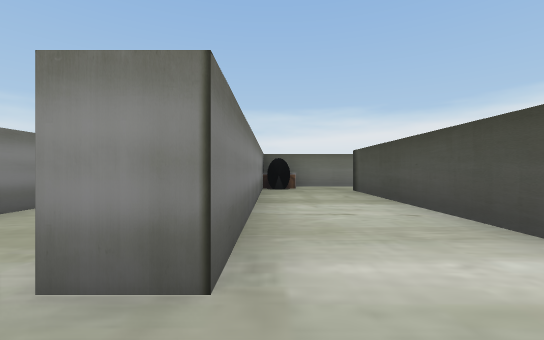
[1] (above)

13 first-person views from a walk through a scene from a Unity 3-D project. The camera is 0.51 m above the floor, looks level and sees 90° across. The floor is counted in squares, 1 m on a side. Each view is taken from the middle of a square. On the plan, view 1 faces up. The plan holds only what a view shows up to about 9 squares ahead; the rest is blank. The place goes on beyond the plan. The player character is not drawn.

[2]
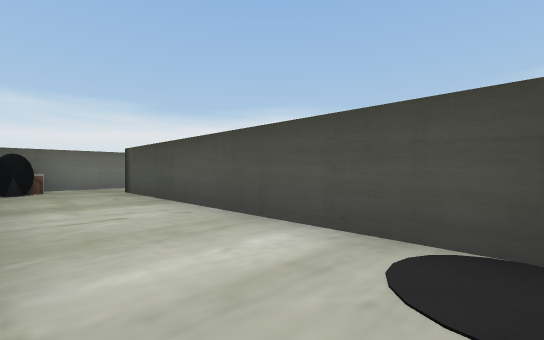

[3]
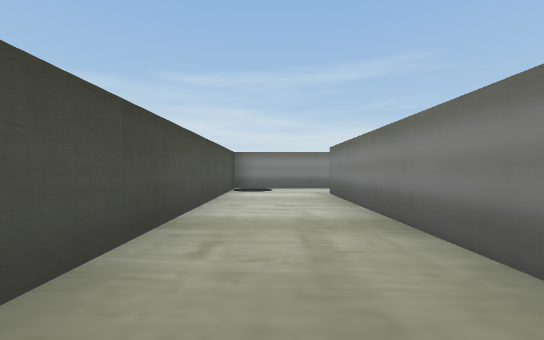

[4]
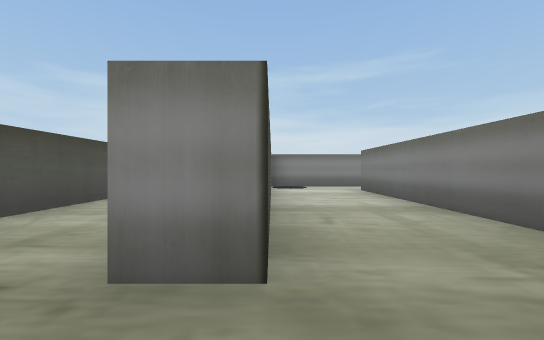

[5]
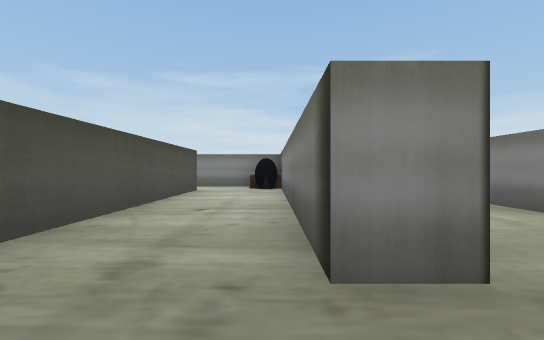

[6]
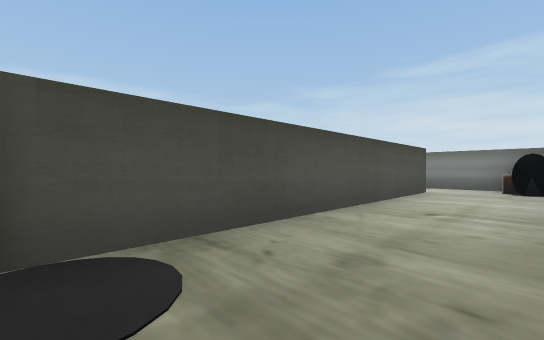

[7]
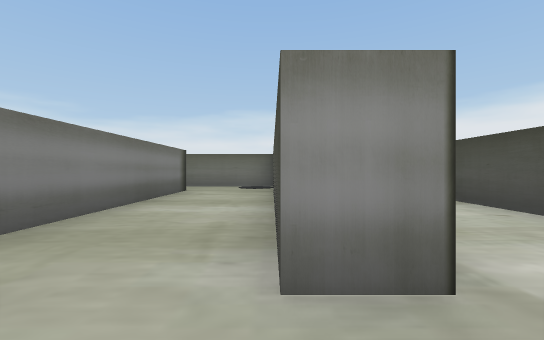

[8]
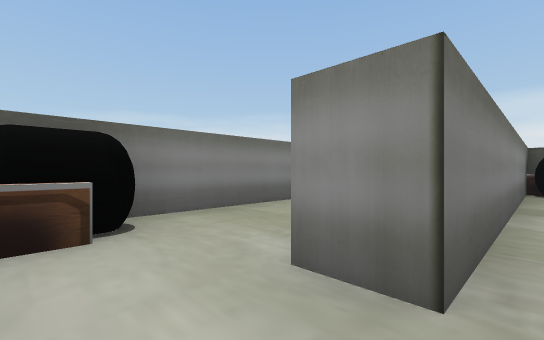

[9]
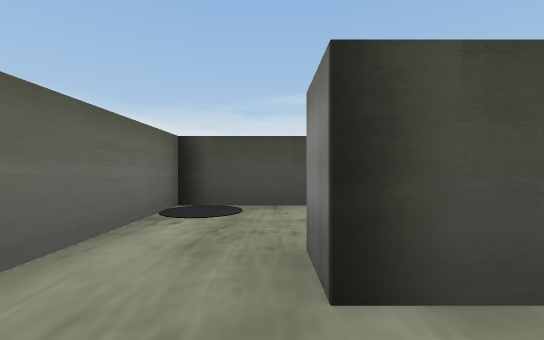

[10]
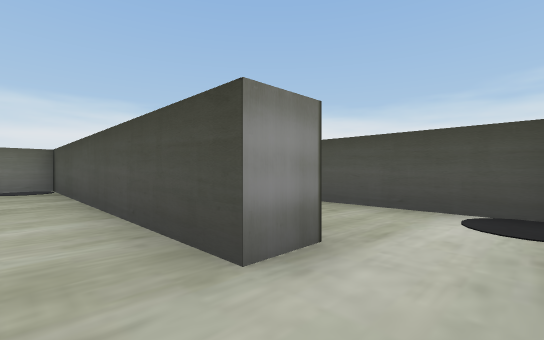

[11]
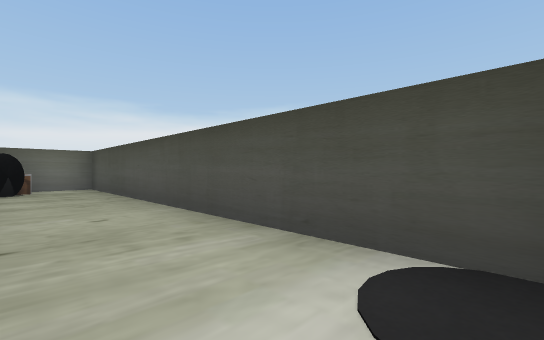

[12]
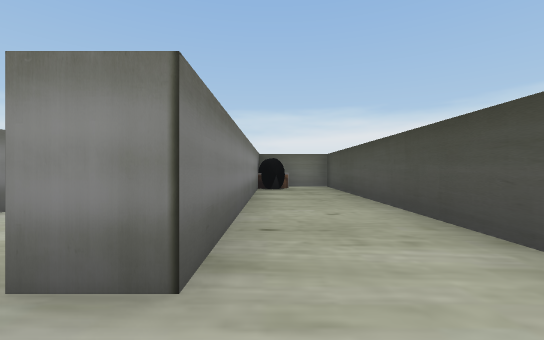

[13]
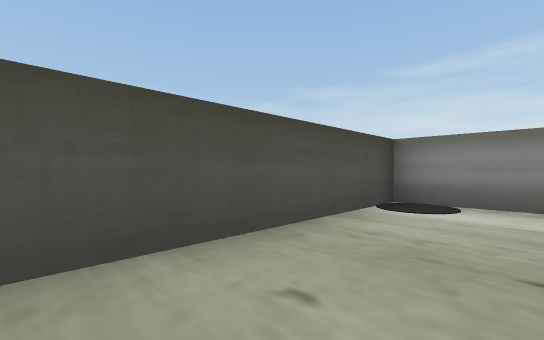

### Floor plan
Points are (right, up) in squares from view 1. A wall is a line through its corners. A room is listed if a view was taken in it or the views show most of it. See-through windows are left out.
Room 1 (views 1, 2, 3, 4, 7, 8, 9)
walls: (-0.3, 6.4) (-0.3, 1.1) (-1, 1.1); (2.5, 8.3) (0.6, 8.3); (-0.8, -0.4) (2, -0.4) (2, 6.8) (2.7, 6.8)
ways out: opening at (2, 7.5) to room 2; opening at (-1, 0)
objects: other object (0, 7) to (0, 8)
Room 2 (views 5, 6, 10)
walls: (2.7, 6.8) (2.7, 2.1); (5.6, 1.1) (4.9, 1.1) (4.9, 8.3) (2.5, 8.3); (2.6, -0.4) (5.5, -0.4)
ways out: opening at (2, 7.5) to room 1; opening at (5, 0.5) to room 3
objects: other object (3, 0) to (3, 1)
Room 3 (views 11, 12, 13)
walls: (5.6, 6.2) (5.6, 1.1); (5.5, -0.4) (7.7, -0.4) (7.7, 8.3) (6.6, 8.3)
ways out: opening at (5, 0.5) to room 2
objects: other object (6, 7) to (6, 8)

Where each view was taken, in squares from view 1:
view 1: 0 up, 0 right, facing up
view 2: 0 up, 0 right, facing up-right
view 3: 7 up, 1 right, facing down
view 4: 8 up, 2 right, facing down
view 5: 8 up, 3 right, facing down
view 6: 8 up, 3 right, facing down-right
view 7: 0 up, 1 left, facing up
view 8: 0 up, 0 right, facing up-left
view 9: 7 up, 1 right, facing right
view 10: 0 up, 4 right, facing up-right
view 11: 0 up, 6 right, facing up-right
view 12: 0 up, 6 right, facing up
view 13: 4 up, 6 right, facing down-right
